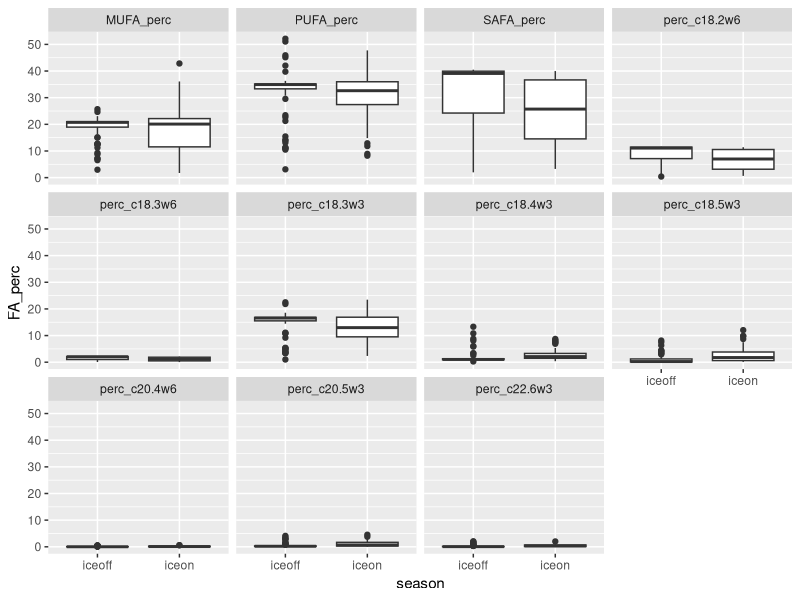
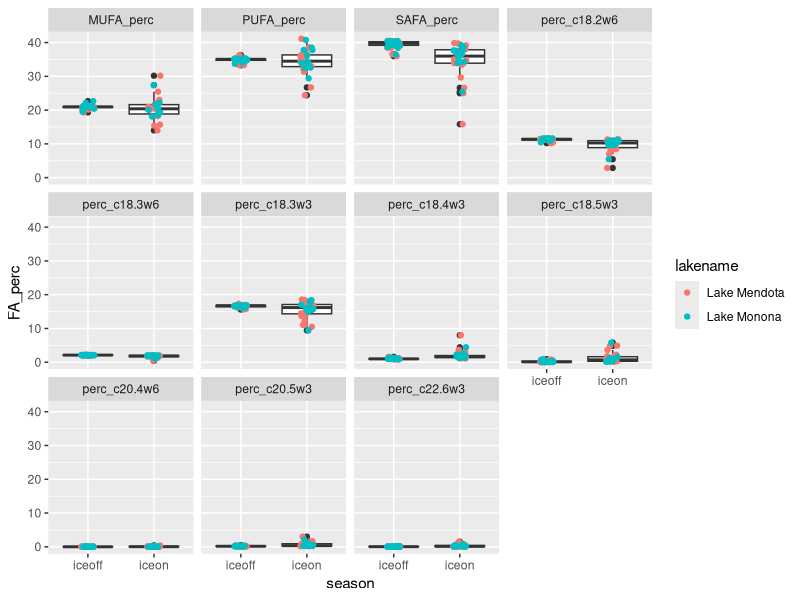
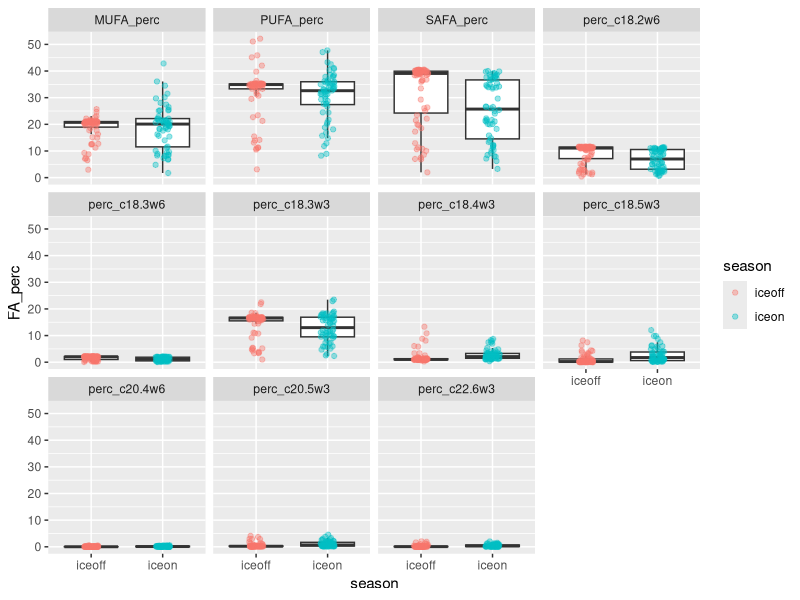
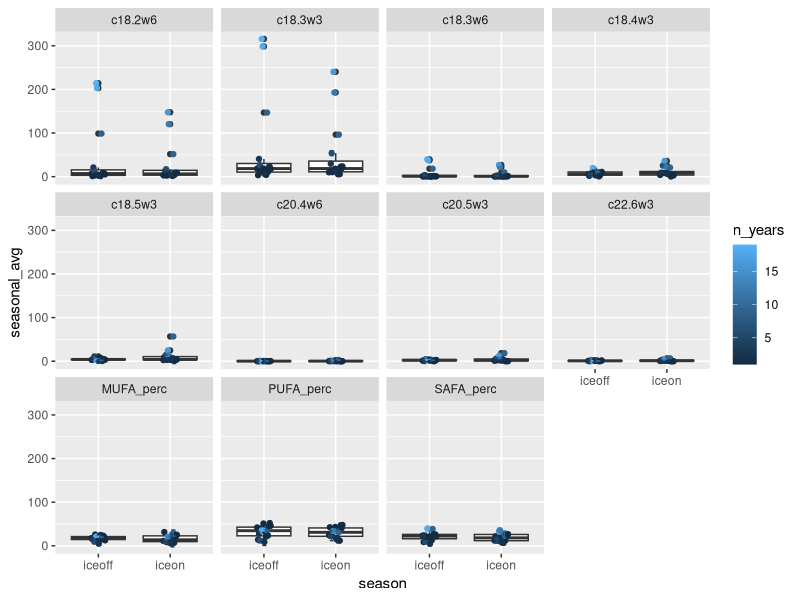
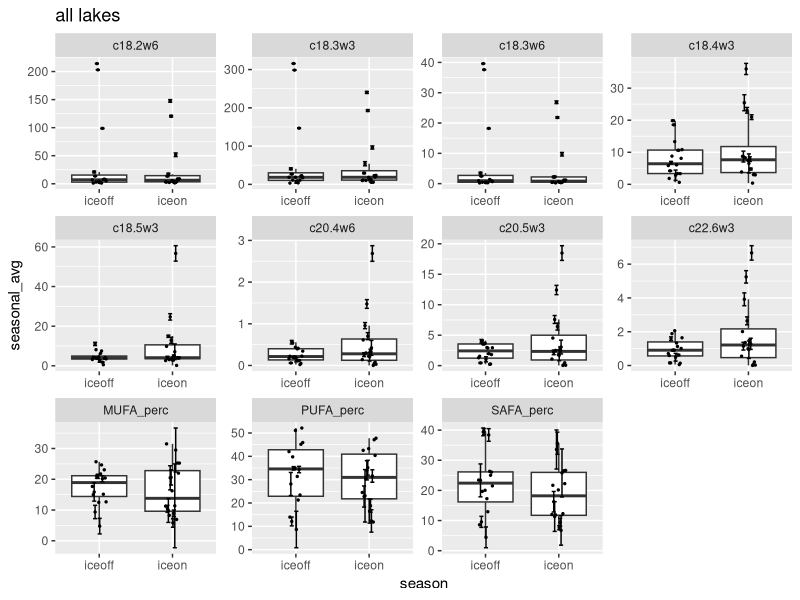
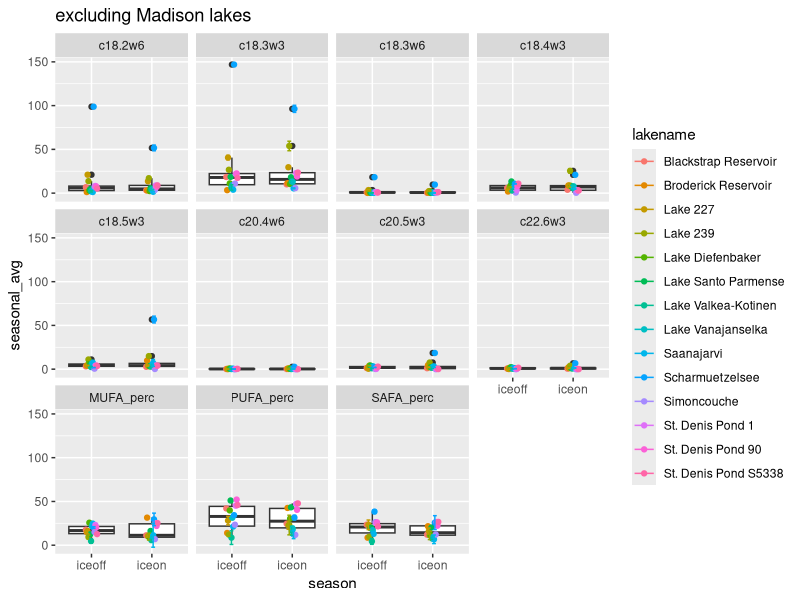
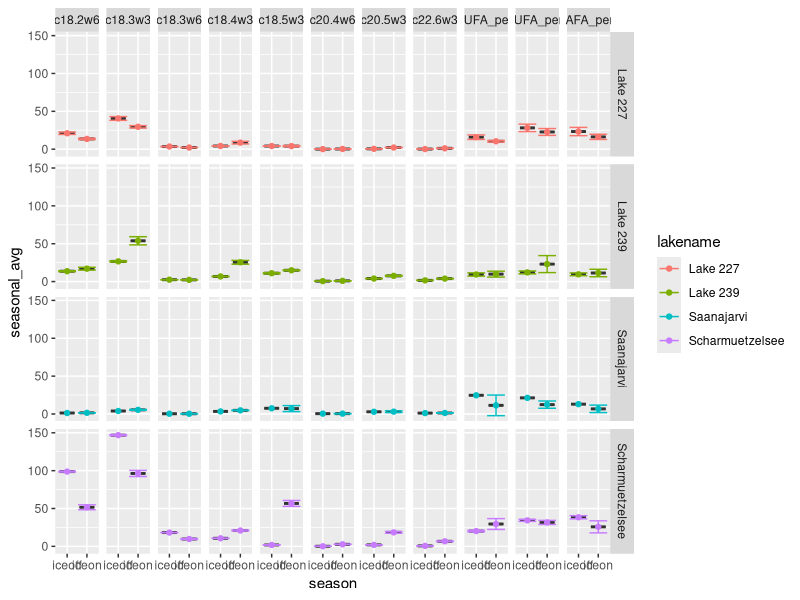
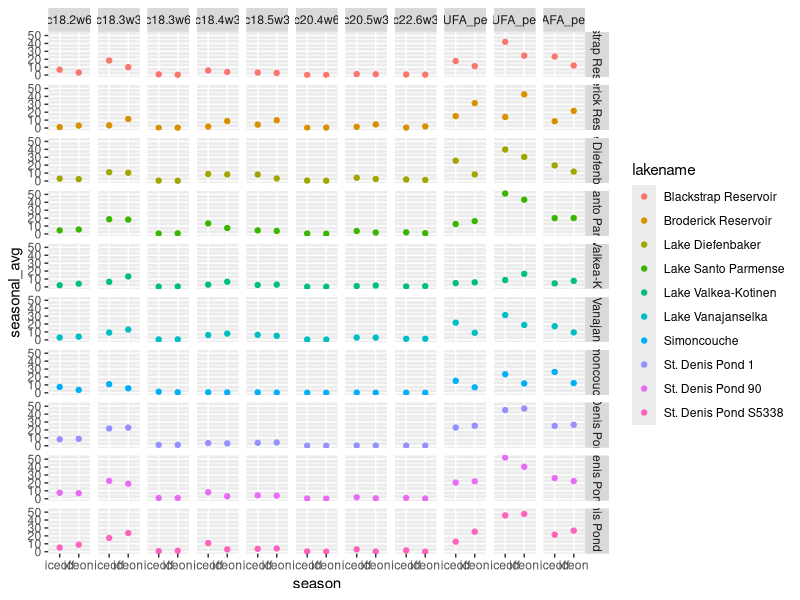

Source code (R) for these figures, in order:
# Script to look at fatty acids profile under ice vs summer stratification
# uses Hampton et al. ecology under lake ice dataset (ecology letters)
# and Galloway et al PLoS one paper fatty acid dataset

#libraries
library(dplyr)
library(reshape2)
library(tidyr)
library(ggplot2)

#===========================================================================
# ----> read in ecology under lake ice dataset and FA dataset

euli_orig <- read.csv("../Data/under_ice_data.csv", stringsAsFactors = FALSE)

fa_orig <- read.csv("../Data/PLoS_supp/S1_Dataset.csv", stringsAsFactors = FALSE)

#===========================================================================
# ----> wrangle ice phyto data

euli <- euli_orig %>% 
  #keep only columns of potential interest
  select(year, season, researcher, lakename, stationname, poolstation, lakeregloc, lakecountry,
         startday, startmonth, startyear, endday, endmonth, endyear,
         iceduration, fadata, avesecchidepth, avechla, 
         phytomethod, avephytomass, avephytocount,
         propchloro, propcrypto, propcyano, propdiatom, propdiatom, propotherphyto) %>% 
  #only interested when *not* all NA for phyto props
  filter(!(is.na(propchloro) & is.na(propcrypto) & is.na(propcyano) & 
           is.na(propdiatom) & is.na(propdiatom) & is.na(propotherphyto)))

#some lakes have multiple stations within lake
euli %>% 
  group_by(lakename) %>% 
  summarize(n = n_distinct(stationname)) %>% 
  filter(n > 1) %>% 
  as.data.frame()
#               lakename n
# 1 Blackstrap Reservoir 2
# 2     Lake Diefenbaker 3

euli %>% 
  group_by(lakename) %>% 
  summarize(n = n_distinct(poolstation)) %>% 
  as.data.frame() %>% 
  filter(n > 1)

#1:1 match lakename:poolstation
# filter(euli, lakename %in% c("Blackstrap Reservoir", "Lake Diefenbaker")) %>% select(lakename, stationname, poolstation)

#aggregate to lake/poolstation
euli_lakes_phytos <- euli %>% 
  #start by looking just at pytos, can circle back to incorporate snow/ice/secchi etc.
  select(year, season, lakename, poolstation, 
         propchloro, propcrypto, propcyano, propdiatom, propotherphyto) %>% 
  #group and aggregate
  group_by(lakename, poolstation, year, season) %>% 
  summarize(prop_chloro = mean(propchloro, na.rm = TRUE),
            prop_crypto = mean(propcrypto, na.rm = TRUE),
            prop_cyano = mean(propcyano, na.rm = TRUE),
            prop_diatom = mean(propdiatom, na.rm = TRUE),
            prop_other = mean(propotherphyto, na.rm = TRUE)) %>% 
  ungroup() %>% 
  as.data.frame()
  
summary(euli_lakes_phytos) #40 NA in crypto
str(euli_lakes_phytos) #205

#going to start by using only lakes with *NO NAs* for phytos
euli_phytos_complete <- euli_lakes_phytos %>% 
  filter(!(is.na(prop_chloro) | is.na(prop_crypto) | is.na(prop_cyano) | 
             is.na(prop_diatom) | is.na(prop_other)))
#158 obvs - only "complete" phyto profiles

#24 lakes in total
unique(euli_phytos_complete$lakename) 

#what's the temporal coverage?
#only want ones with matching iceon/iceoff
euli_phytos_complete %>% 
  group_by(lakename) %>% 
  summarize(seasons = n_distinct(season)) %>% 
  as.data.frame() %>% 
  arrange(seasons)

#keep only those with multiple seasons
multi_seasons <- euli_phytos_complete %>% 
  group_by(lakename) %>% 
  summarize(seasons = n_distinct(season)) %>% 
  as.data.frame() %>% 
  arrange(seasons) %>% 
  filter(seasons > 1)

euli_phytos_complete_matching <- euli_phytos_complete %>% 
  filter(lakename %in% multi_seasons$lakename)

#check out remaining
str(euli_phytos_complete_matching)
str(unique(euli_phytos_complete_matching$lakename)) 
#16 lakes

#temporal coverage
lake_years <- euli_phytos_complete_matching %>% 
  group_by(lakename) %>% 
  summarize(yrs = n_distinct(year)) %>% 
  arrange(yrs) %>% 
  as.data.frame()
#                 lakename yrs
# 1  Blackstrap Reservoir   1
# 2   Broderick Reservoir   1
# 3      Lake Diefenbaker   1
# 4   Lake Santo Parmense   1
# 5           Simoncouche   1
# 6      St. Denis Pond 1   1
# 7     St. Denis Pond 90   1
# 8  St. Denis Pond S5338   1
# 9   Lake Valkea-Kotinen   2
# 10    Lake Vanajanselka   2
# 11             Lake 227   3
# 12           Saanajarvi   3
# 13             Lake 239   6
# 14      Scharmuetzelsee   9
# 15          Lake Monona  18
# 16         Lake Mendota  19

lake_years_3more <- filter(lake_years, yrs >= 3)

#make long to be equivalent to FA data
phytos_long <- euli_phytos_complete_matching %>% 
  select(-poolstation) %>% 
  melt(id.vars = c("lakename", "year", "season")) %>% 
  rename(phyto_group = variable, prop = value)

#remove prop from group name
phytos_long$phyto_group <- gsub("prop_", "", phytos_long$phyto_group)

unique(phytos_long$phyto_group)
# "chloro"     "crypto"     "cyano"      "diatom"     "otherphyto"

#===========================================================================
# ----> wrangle FA data

fa <- fa_orig %>% 
  #only fresh water
  filter(Salinity == 0) %>% 
  #only proportional data
  filter(Data == "prop") %>% 
  #for now, don't care about experimental info
  select(Group, Class, Order, Genus, species,
         sumSAFA, sumMUFA, sumPUFA,
         c18.2w6, c18.3w6, c18.3w3,
         c18.4w3, c18.5w3, 
         c20.4w6, c20.5w3, c22.6w3)

unique(fa$Group)
# "Cyanobacteria" "Chlorophyta"   "Ochrophyta"    "Cryptophyta"   "Dinophyta"     "Euglenozoa"    "Rhodophyta"  

#crosswalk to match euli to FA
fa_equiv <- fa %>% 
  #crypto, chloro, cyano are direct matches
  mutate(fa_group = ifelse(Group == "Cryptophyta", "crypto", NA),
         fa_group = ifelse(Group == "Chlorophyta", "chloro", fa_group),
         fa_group = ifelse(Group == "Cyanobacteria", "cyano", fa_group),
         #diatoms are everything in these 3 classes in FA data
         fa_group = ifelse(Class %in% c("Bacillariophyceae", "Fragilariophyceae", "Coscinodiscophyceae"),
                           "diatom", fa_group),
         #other phyto = average of all else in FA data
         fa_group = ifelse(is.na(fa_group), "otherphyto", fa_group))

# fa_equiv %>% 
#   select(Group, fa_group) %>% 
#   unique()
# 
# fa_equiv %>% 
#   select(Group, Class, fa_group) %>% 
#   unique()


#===========================================================================
# ----> aggregate FA data

#aggregate to level of fa_group (average)

fa_group_avgs <- fa_equiv %>% 
  group_by(fa_group) %>% 
  summarize(grp_avg_sumSAFA = mean(sumSAFA, na.rm = TRUE),
            grp_avg_sumMUFA = mean(sumMUFA, na.rm = TRUE),
            grp_avg_sumPUFA = mean(sumPUFA, na.rm = TRUE),
            grp_avg_c18.2w6 = mean(c18.2w6, na.rm = TRUE),
            grp_avg_c18.3w6 = mean(c18.3w6, na.rm = TRUE),
            grp_avg_c18.3w3 = mean(c18.3w3, na.rm = TRUE),
            grp_avg_c18.4w3 = mean(c18.4w3, na.rm = TRUE),
            grp_avg_c18.5w3 = mean(c18.5w3, na.rm = TRUE),
            grp_avg_c20.4w6 = mean(c20.4w6, na.rm = TRUE),
            grp_avg_c20.5w3 = mean(c20.5w3, na.rm = TRUE),
            grp_avg_c22.6w3 = mean(c22.6w3, na.rm = TRUE)) %>% 
  as.data.frame()

fa_group_avgs

#===========================================================================
# ----> combine EULI and FA datasets

head(phytos_long) #lake, year, season, group, prop
head(fa_group_avgs) #group, FAs

#combine euli and FA - have group, proportion, and FA data
full_dat <- merge(phytos_long, fa_group_avgs, 
                  by.x = "phyto_group", by. = "fa_group", 
                  all.x = TRUE)

# From LTER FA script:
# What we want is "what are the average proportions of SAFA, MUFA, PUFA 
# present in the community, irrespective of total biomass?" 
# (i.e. we know there is higher biomass in summer - the Circus Circus buffet)
# SH: pretty sure that what we want then is:(biomass_dry_weight * sumSAFA)/total dry weight
# This is already a proportion (biomass/total) so can do prop * FA

#weight data accordingly
full_dat_weighted <- full_dat %>% 
  #prop phyto (already biomass/total biomass) * prop FA
  mutate(sumSAFA_prop = grp_avg_sumSAFA * prop,
         sumMUFA_prop = grp_avg_sumMUFA * prop, 
         sumPUFA_prop = grp_avg_sumPUFA * prop,
         prop_c18.2w6 = grp_avg_c18.2w6 * prop,
         prop_c18.3w6 = grp_avg_c18.3w6 * prop,
         prop_c18.3w3 = grp_avg_c18.3w3 * prop,
         prop_c18.4w3 = grp_avg_c18.4w3 * prop,
         prop_c18.5w3 = grp_avg_c18.5w3 * prop,
         prop_c20.4w6 = grp_avg_c20.4w6 * prop,
         prop_c20.5w3 = grp_avg_c20.5w3 * prop,
         prop_c22.6w3 = grp_avg_c22.6w3 * prop) %>% 
  #keep only columns of interest
  #for now, only SAFA, MUFA, PUFA
  select(lakename, year, season, phyto_group, 
         sumSAFA_prop, sumMUFA_prop, sumPUFA_prop,
         prop_c18.2w6,prop_c18.3w6,  prop_c18.3w3,
         prop_c18.4w3, prop_c18.5w3,
         prop_c20.4w6, prop_c20.5w3, 
         prop_c22.6w3)

#sum within lake/time point (get community-level FA)
full_dat_weighted_comm <- full_dat_weighted %>% 
  group_by(lakename, year, season) %>% 
  #sum across phyto groups
  summarize(MUFA_perc = sum(sumMUFA_prop, na.rm = TRUE),
            PUFA_perc = sum(sumPUFA_prop, na.rm = TRUE),
            SAFA_perc = sum(sumSAFA_prop, na.rm = TRUE),
            perc_c18.2w6 = sum(prop_c18.2w6, na.rm = TRUE),
            perc_c18.3w6 = sum(prop_c18.3w6, na.rm = TRUE),
            perc_c18.3w3 = sum(prop_c18.3w3, na.rm = TRUE),
            perc_c18.4w3 = sum(prop_c18.4w3, na.rm = TRUE),
            perc_c18.5w3 = sum(prop_c18.5w3, na.rm = TRUE),
            perc_c20.4w6 = sum(prop_c20.4w6, na.rm = TRUE),
            perc_c20.5w3 = sum(prop_c20.5w3, na.rm = TRUE),
            perc_c22.6w3 = sum(prop_c22.6w3, na.rm = TRUE)) %>% 
  as.data.frame()

#this format matches LTER_FA_20180217 
#(detailed look at lakes ME/MO)

head(full_dat_weighted_comm)

#make a verion with one point per lake/season (aggregate across years)
#include standard deviation as measure of variance, as well as count
full_dat_weighted_comm_agg <- full_dat_weighted_comm %>% 
  group_by(lakename, season) %>% 
  #using __ so can separate later
  summarize(n_years = n_distinct(year),
            seasonal_avg__MUFA_perc = mean(MUFA_perc, na.rm = TRUE),
            sd__MUFA_perc = sd(MUFA_perc, na.rm = TRUE),
            seasonal_avg__PUFA_perc = mean(PUFA_perc, na.rm = TRUE),
            sd__PUFA_perc = sd(PUFA_perc, na.rm = TRUE),
            seasonal_avg__SAFA_perc = mean(SAFA_perc, na.rm = TRUE),
            sd__SAFA_perc = sd(SAFA_perc, na.rm = TRUE),
            
            seasonal_avg__c18.2w6 = sum(perc_c18.2w6, na.rm = TRUE),
            seasonal_avg__c18.3w6 = sum(perc_c18.3w6, na.rm = TRUE),
            seasonal_avg__c18.3w3 = sum(perc_c18.3w3, na.rm = TRUE),
            seasonal_avg__c18.4w3 = sum(perc_c18.4w3, na.rm = TRUE),
            seasonal_avg__c18.5w3 = sum(perc_c18.5w3, na.rm = TRUE),
            seasonal_avg__c20.4w6 = sum(perc_c20.4w6, na.rm = TRUE),
            seasonal_avg__c20.5w3 = sum(perc_c20.5w3, na.rm = TRUE),
            seasonal_avg__c22.6w3 = sum(perc_c22.6w3, na.rm = TRUE),
            
            sd__c18.2w6 = sd(perc_c18.2w6, na.rm = TRUE),
            sd__c18.3w6 = sd(perc_c18.3w6, na.rm = TRUE),
            sd__c18.3w3 = sd(perc_c18.3w3, na.rm = TRUE),
            sd__c18.4w3 = sd(perc_c18.4w3, na.rm = TRUE),
            sd__c18.5w3 = sd(perc_c18.5w3, na.rm = TRUE),
            sd__c20.4w6 = sd(perc_c20.4w6, na.rm = TRUE),
            sd__c20.5w3 = sd(perc_c20.5w3, na.rm = TRUE),
            sd__c22.6w3 = sd(perc_c22.6w3, na.rm = TRUE)) %>% 
  as.data.frame()

#===========================================================================
# ----> look at all lakes/years/seasons

#make long for plotting
dat_long_full_points <- full_dat_weighted_comm %>% 
  melt(id.vars = c("lakename", "year", "season")) %>% 
  rename(FA_type = variable, FA_perc = value)

#matching graphs to ME/MO
ggplot(dat_long_full_points, aes(season, FA_perc)) +
  geom_boxplot() +
  #geom_jitter(aes(color = lakename), width = 0.1, size = 1) +
  facet_wrap(~FA_type)

#hmmm definitely not as extreme as ME/MO

#check just using those for sanity check
ggplot(filter(dat_long_full_points, lakename %in% c("Lake Mendota", "Lake Monona")), 
       aes(season, FA_perc)) +
  geom_boxplot() +
  geom_jitter(aes(color = lakename), width = 0.1) +
  facet_wrap(~FA_type)

#yep, see the same trends in just ME/MO
#so it's accurate
#(other has wider spread since it's actual data, not avg proportions)

#have some definite outliers in full dat
ggplot(dat_long_full_points, aes(season, FA_perc)) +
  geom_boxplot(outlier.shape = NA) +
  geom_jitter(width = 0.1,aes(color = season), alpha = 0.4) +
  facet_wrap(~FA_type)

#what do anovas say?

mufa1 <- aov(FA_perc ~ season, dat = filter(dat_long_full_points, FA_type == "MUFA_perc"))
summary(mufa1) #p=0.946

pufa1 <- aov(FA_perc ~ season, dat = filter(dat_long_full_points, FA_type == "PUFA_perc"))
summary(pufa1) #p=0.439

safa1 <- aov(FA_perc ~ season, dat = filter(dat_long_full_points, FA_type == "SAFA_perc"))
summary(safa1) #p=0.00136

#SAFA - signif higher in summer

#===========================================================================
# ----> look at lakes aggregated to seasons across years

#make long
dat_long_seasonal_points <- full_dat_weighted_comm_agg %>% 
  #make long
  melt(id.vars = c("lakename", "season", "n_years")) %>% 
  #split variable column name
  separate(variable, into = c("agg_type", "FA_type"), sep = "__") %>% 
  #make wide so have column for avg and sd
  dcast(lakename + season + n_years + FA_type ~ agg_type, value.var = "value")

#plot
ggplot(dat_long_seasonal_points, aes(season, seasonal_avg)) +
  geom_boxplot() +
  geom_point(aes(color = n_years, group = lakename), position = position_dodge(width = 0.2)) +
  geom_errorbar(aes(x = season, ymin = seasonal_avg - sd, ymax = seasonal_avg + sd,
                    color = n_years, group = lakename),
                position = position_dodge(width = 0.2)) +
  # geom_pointrange(aes(x = season, y = seasonal_avg, 
  #                     ymin = seasonal_avg - sd, ymax = seasonal_avg + sd)) +
  facet_wrap(~FA_type)
  
# ----> all lakes
ggplot(dat_long_seasonal_points, aes(season, seasonal_avg)) +
  #ignore outlier sofr boxplots only
  geom_boxplot(outlier.shape = NA) +
  geom_point(aes(group = lakename), position = position_dodge(width = 0.2), size = 0.5) +
  geom_errorbar(aes(x = season, ymin = seasonal_avg - sd, ymax = seasonal_avg + sd,
                    #color = lakename, 
                    group = lakename),
                position = position_dodge(width = 0.2)) +
  # geom_pointrange(aes(x = season, y = seasonal_avg, 
  #                     ymin = seasonal_avg - sd, ymax = seasonal_avg + sd)) +
  facet_wrap(~FA_type, scales = "free") +
  ggtitle("all lakes")

# ----> ignore mendota/monona
ggplot(filter(dat_long_seasonal_points, !(lakename %in% c("Lake Mendota", "Lake Monona"))), 
              aes(season, seasonal_avg)) +
  #ignore outlier sofr boxplots only
  #geom_boxplot(outlier.shape = NA) +
  geom_boxplot() + 
  geom_point(aes(color = lakename, group = lakename), position = position_dodge(width = 0.2)) +
  geom_errorbar(aes(x = season, ymin = seasonal_avg - sd, ymax = seasonal_avg + sd,
                    color = lakename, group = lakename),
                position = position_dodge(width = 0.2)) +
  facet_wrap(~FA_type) +
  ggtitle("excluding Madison lakes")

mufa2 <- aov(seasonal_avg ~ season, dat = filter(dat_long_seasonal_points, FA_type == "MUFA_perc" & 
                                              !(lakename %in% c("Lake Mendota", "Lake Monona"))))
summary(mufa2) #p=0.693

pufa2 <- aov(seasonal_avg ~ season, dat = filter(dat_long_seasonal_points, FA_type == "PUFA_perc" &
                                              !(lakename %in% c("Lake Mendota", "Lake Monona"))))
summary(pufa2) #p=0.621

safa2 <- aov(seasonal_avg ~ season, dat = filter(dat_long_seasonal_points, FA_type == "SAFA_perc" &
                                              !(lakename %in% c("Lake Mendota", "Lake Monona"))))
summary(safa2) #p=0.289


# ----> lakes with >3 years matching
ggplot(filter(dat_long_seasonal_points, lakename %in% lake_years_3more$lakename & !(lakename %in% c("Lake Mendota", "Lake Monona"))), 
       aes(season, seasonal_avg)) +
  #ignore outlier sofr boxplots only
  #geom_boxplot(outlier.shape = NA) +
  geom_boxplot() + 
  geom_point(aes(color = lakename, group = lakename), position = position_dodge(width = 0.2)) +
  geom_errorbar(aes(x = season, ymin = seasonal_avg - sd, ymax = seasonal_avg + sd,
                    color = lakename, group = lakename),
                position = position_dodge(width = 0.2)) +
  facet_grid(lakename~FA_type)

filter(dat_long_seasonal_points, lakename == "Saanajarvi")
filter(full_dat, lakename == "Saanajarvi")
#double check saanajarvi

# ----> just the <3 years lakes
ggplot(filter(dat_long_seasonal_points, !(lakename %in% lake_years_3more$lakename) & !(lakename %in% c("Lake Mendota", "Lake Monona"))), 
       aes(season, seasonal_avg)) +
  geom_point(aes(color = lakename, group = lakename), position = position_dodge(width = 0.2)) +
  facet_grid(lakename~FA_type)

#hard to see anything - need to split up facets